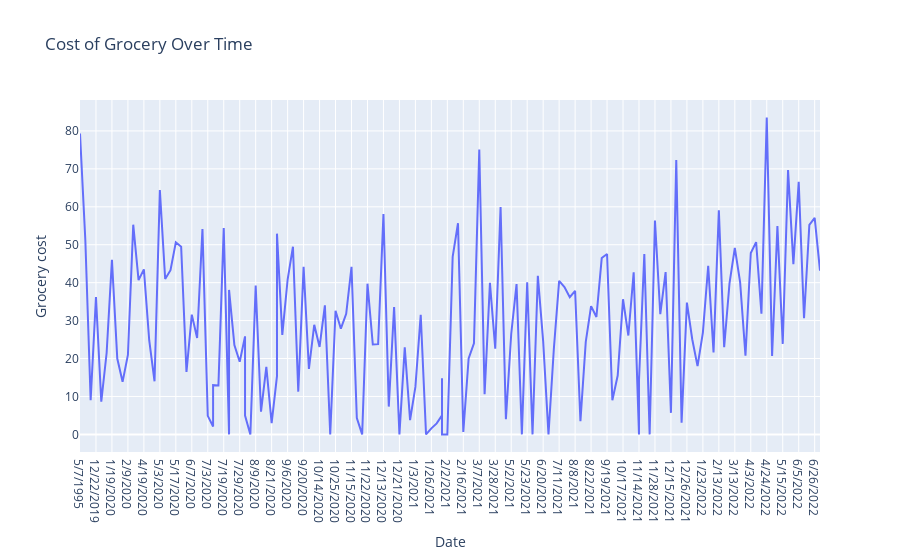

Write notebook code for a chart like this one.
### Code cell
fig = px.line(groceries2_clean, x = 'Date', y = 'Grocery cost', title='Cost of Grocery Over Time')
fig.show()

### Figure 1 — Plotly figure (JSON) as saved in the notebook; plotly's stock layout.template omitted (floating-point values rounded to 4 significant figures; data arrays with more than 128 entries replaced by an {"elided": "..."} marker saying what was removed)
{"data": [{"hovertemplate": "Date=%{x}<br>Grocery cost=%{y}<extra></extra>", "legendgroup": "", "line": {"color": "#636efa", "dash": "solid"}, "marker": {"symbol": "circle"}, "mode": "lines", "name": "", "orientation": "v", "showlegend": false, "type": "scatter", "x": {"elided": "148 str values"}, "xaxis": "x", "y": {"elided": "148 float values"}, "yaxis": "y"}], "layout": {"legend": {"tracegroupgap": 0}, "title": {"text": "Cost of Grocery Over Time"}, "xaxis": {"anchor": "y", "domain": [0, 1], "title": {"text": "Date"}}, "yaxis": {"anchor": "x", "domain": [0, 1], "title": {"text": "Grocery cost"}}}}
